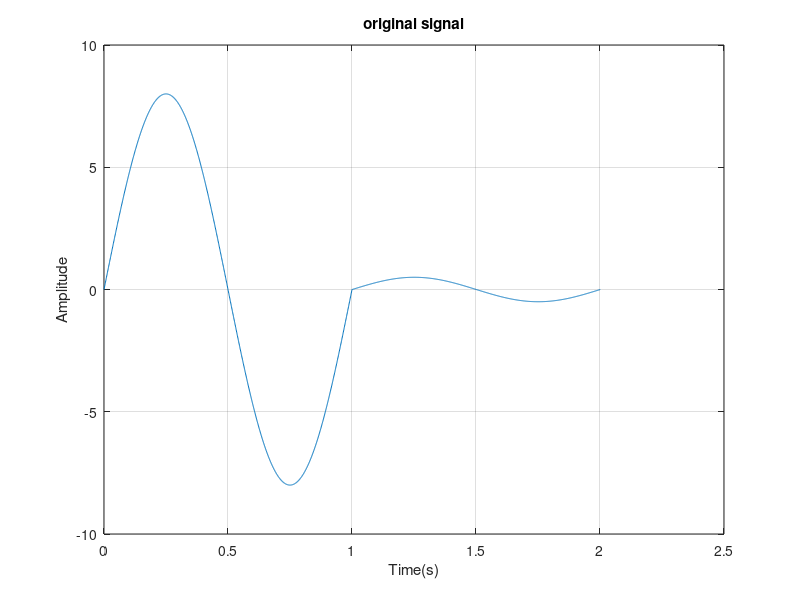
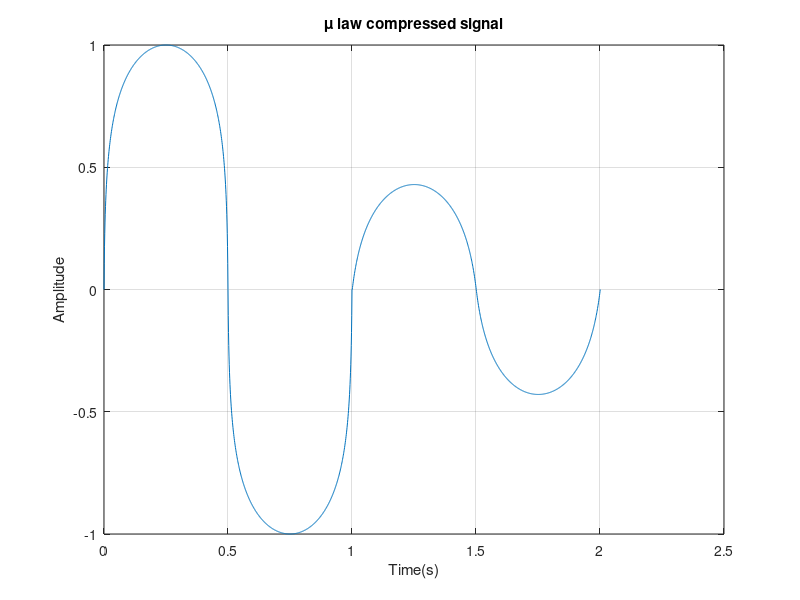
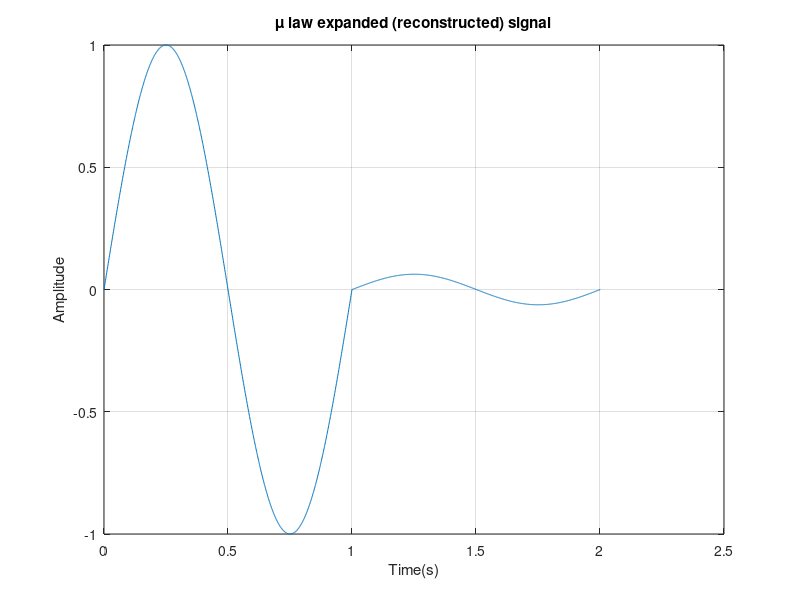

Write MATLAB code to recreate these figures, in order.
clc;
clear;
close all;

%---parameter--
fm = 1;
a1 = 8;
a2 = 0.5;
mu = 100;
fs = 1000 * fm;
ts = 1/fs;

%----signal generation---
t = 0:ts:1;
s1 = a1*sin(2*pi*fm*t);
s2 = a2*sin(2*pi*fm*t);

x = [s1 s2];
t_full = 0:ts:(2+ts);

figure;
plot(t_full, x);
title('original signal');
xlabel('Time(s)');
ylabel('Amplitude');
grid on;

%---Normalization--
x_normal = x / max(abs(x));

%---mu-law compression--
y_mu = sign(x_normal) .* log(1 + mu*abs(x_normal)) ./ log(1 + mu);

figure;
plot(t_full, y_mu);
title('\mu law compressed signal');
xlabel('Time(s)');
ylabel('Amplitude');
grid on;

%-----mu-law expansion (inverse)---
x_hat_norm = (1/mu) * ((1 + mu).^abs(y_mu) - 1) .* sign(y_mu);

figure;
plot(t_full, x_hat_norm);
title('\mu law expanded (reconstructed) signal');
xlabel('Time(s)');
ylabel('Amplitude');
grid on;
